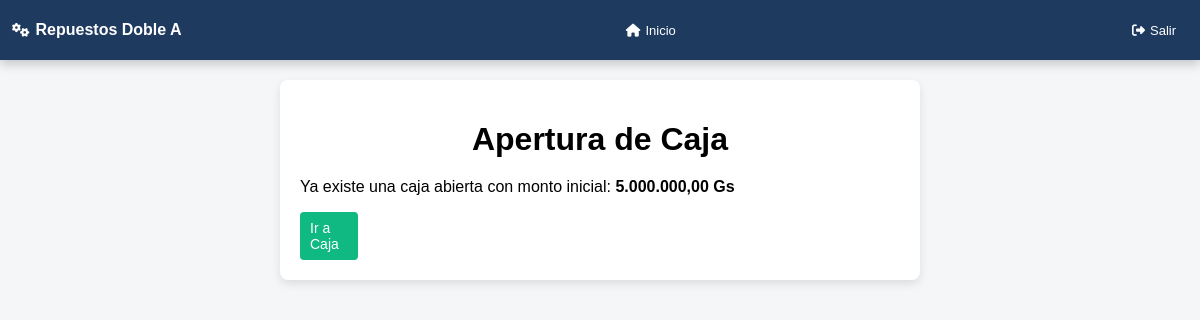
Before: /modulos/caja/abrir_caja.php with the older database file.
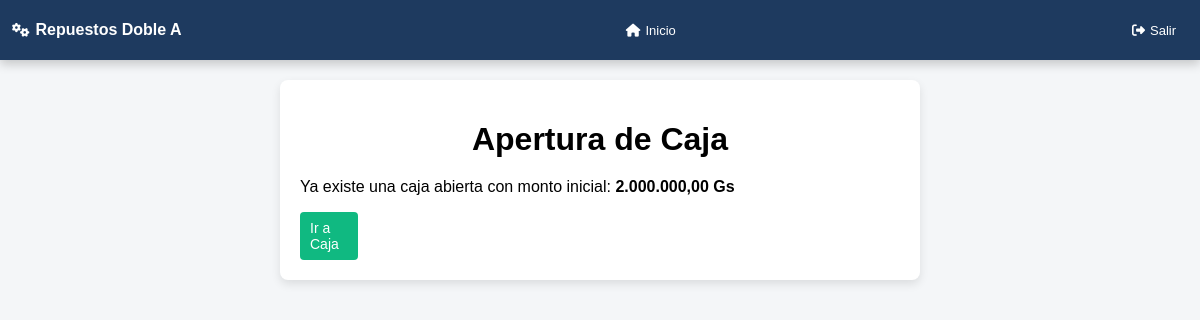
After: the same page with the newer database file.
### tables this page shows
CREATE TABLE `caja` (
  `id` int(11) NOT NULL AUTO_INCREMENT,
  `fecha` date NOT NULL,
  `monto_inicial` decimal(12,2) NOT NULL,
  `monto_final` decimal(12,2) DEFAULT NULL,
  `estado` enum('Abierta','Cerrada') NOT NULL DEFAULT 'Abierta',
  `created_at` datetime NOT NULL,
  PRIMARY KEY (`id`)
);

### modulos/caja/abrir_caja.php (the view, shortened to what this page needs)
<?php
$base_path = $_SERVER['DOCUMENT_ROOT'] . '/repuestos/';
include $base_path . 'includes/auditoria.php';
include $base_path . 'includes/header.php';
$stmt = $pdo->query("SELECT * FROM caja WHERE estado='Abierta' ORDER BY id DESC LIMIT 1");
$caja_abierta = $stmt->fetch();
?>
<!DOCTYPE html>
<html lang="es">
<head>
<link rel="stylesheet" href="/repuestos/style.css">
</head>
<body>
<div class="container">
<h1>Apertura de Caja</h1>
<?php if($caja_abierta): ?>
<p>Ya existe una caja abierta con monto inicial: <strong><?= number_format($caja_abierta['monto_inicial'],2,',','.') ?> Gs</strong></p>
<a href="caja.php" class="btn">Ir a Caja</a>
<?php endif; ?>
</div>
<?php include $base_path . 'includes/footer.php'; ?>
</body>
</html>

Changed rows visible on the page:
removed caja: monto_inicial "5.000.000,00"
added caja: monto_inicial "2.000.000,00"
